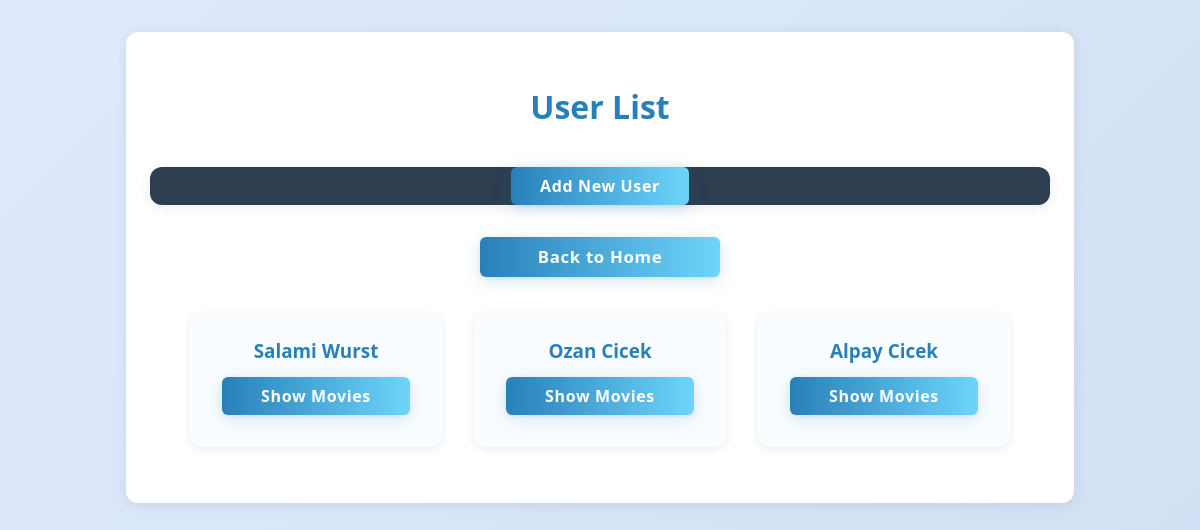
The app's page /users, older data.
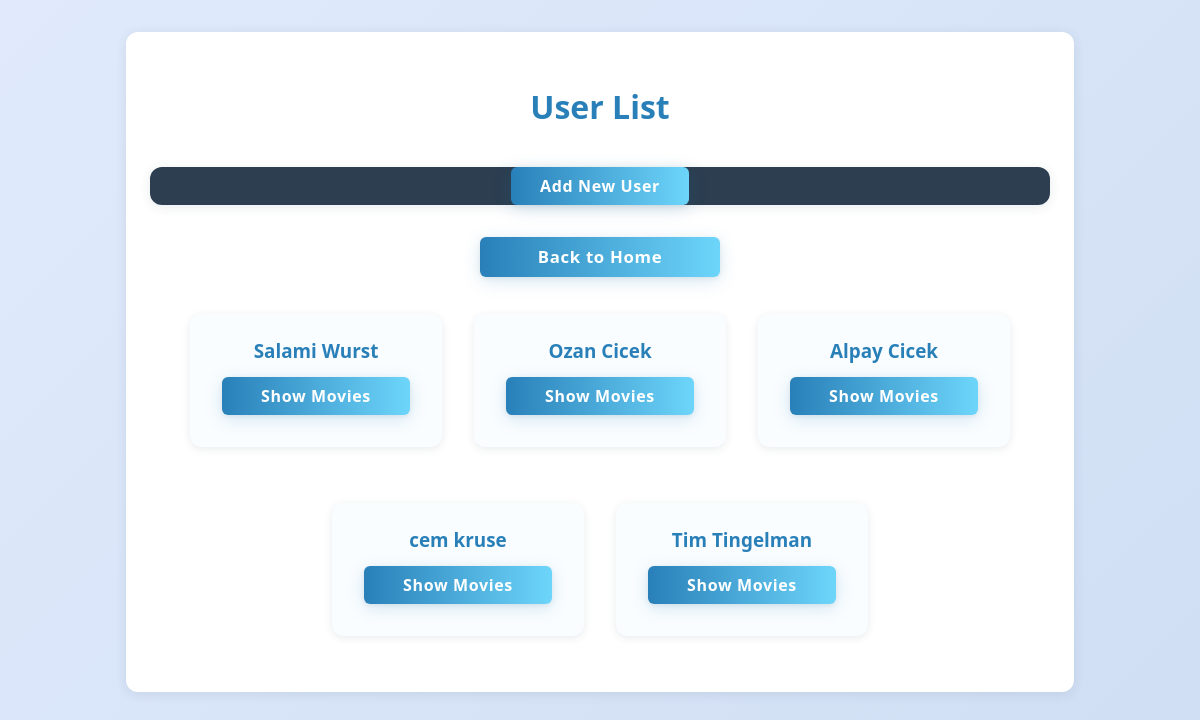
The same page, newer data.
### datamanager/models.py (models this page shows)
class User(Base):
    __tablename__ = 'users'
    id = Column(Integer, primary_key=True)
    name = Column(String, nullable=False, unique=True)
    movies = relationship(
        'Movie',
        back_populates='user',
        cascade='all, delete-orphan')
    reviews = relationship(
        'Review',
        back_populates='user',
        cascade='all, delete-orphan')

### app.py (the view)
@app.route('/users')
def list_users():
    users = data_manager.get_all_users()
    back_url = get_back_url(request, session, url_for('list_users'))
    return render_template('users.html', users=users, back_url=back_url)

### app.py (called while the page is built)
@app.before_request
def store_referrer():
    if request.method == 'GET' and not request.path.startswith('/static'):
        session['last_url'] = request.referrer if request.referrer else url_for(
            'home')

### datamanager/sqlite_data_manager.py (called while the page is built)
    def get_all_users(self):
        session = self.Session()
        users = session.query(User).all()
        session.close()
        return users

### utils.py (called while the page is built)
def get_back_url(request, session, default_url: str) -> str:
    return request.args.get('back') or session.get('last_url') or default_url

### templates/users.html (shortened to what this page needs)
<!DOCTYPE html>
<html lang="en">
<head>
    <link rel="stylesheet" href="{{ url_for('static', filename='style.css') }}">
</head>
<body>
    <div class="container" style="max-width: 900px; margin: 2em auto; background: #fff; border-radius: 12px; box-shadow: 0 2px 12px rgba(44,62,80,0.10); padding: 2em 1.5em; display: flex; flex-direction: column; align-items: center;">
        <h1 style="color: #2980b9; margin-bottom: 1.2em;">User List</h1>
        <nav style="display: flex; justify-content: center; align-items: center; width: 100%; margin-bottom: 2em; background: #2c3e50; border-radius: 12px; min-height: 100%; height: 100%; box-shadow: 0 2px 12px rgba(44,62,80,0.10); padding: 0;">
            <a href="{{ url_for('add_user') }}" class="btn-action movie-action" style="max-width: 180px; min-width: 140px; width: auto; margin: 0 auto; display: inline-block;">Add New User</a>
        </nav>
        <div style="text-align: center; width: 100%; margin-bottom: 2em;">
            <a href="/" class="btn-action" style="width: 100%; max-width: 180px; margin: 0 auto;">Back to Home</a>
        </div>
        {% if users %}
        <div style="display: flex; flex-wrap: wrap; justify-content: center; gap: 2em; width: 100%;">
            {% for user in users %}
                <div style="flex: 0 1 calc(25% - 2em); min-width: 220px; max-width: 260px; background: #fafdff; border-radius: 12px; box-shadow: 0 2px 8px rgba(44,62,80,0.10); padding: 1.5em 1em; display: flex; flex-direction: column; align-items: center; margin-bottom: 1.5em; transition: box-shadow 0.2s;">
                    <div style="font-size: 1.18em; font-weight: 700; color: #2980b9; margin-bottom: 0.7em; text-align: center; word-break: break-word;">{{ user.name }}</div>
                    <a href="{{ url_for('user_movies', user_id=user.id) }}" class="btn-action movie-action" style="width: 100%; max-width: 150px; margin-bottom: 0.5em;">Show Movies</a>
                </div>
            {% endfor %}
        </div>
        {% else %}
        <p>No users found.</p>
        {% endif %}
    </div>
</body>
</html>

Row changes from the older to the newer data that the page shows:
added User: name "cem kruse"
added User: name "Tim Tingelman"
